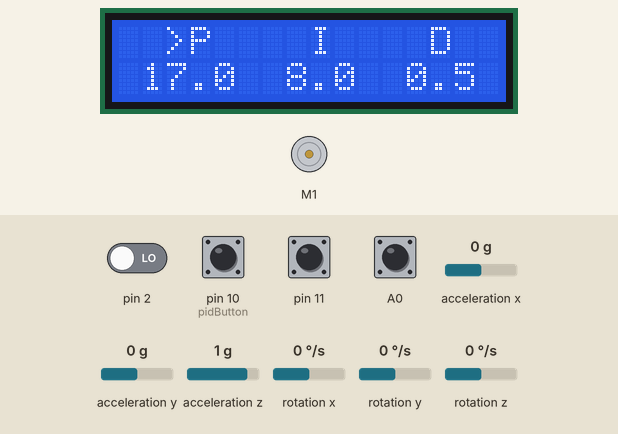
Recording of a program running on a simulated Arduino Uno, built for the host (arithmetic inside an expression is 32-bit, double 64-bit). Shown: 16×2 character LCD, DC motor (green arrow = forward, orange = backward, longer = faster). The inputs (shaded band) are chosen by the test bench; at power-on: A0, pin 10 (pidButton), pin 11 HIGH, pin 2 LOW, acceleration y 0 g, acceleration z 1 g, acceleration x 0 g, rotation x 0 °/s, rotation y 0 °/s, rotation z 0 °/s. The sensor or clock chip raises its interrupt line as the real part does; EEPROM starts erased.

Above: at 1.7 s.
1.8 s: pin 10 (pidButton) pulled LOW for 0.15 s
At 2.7 s:
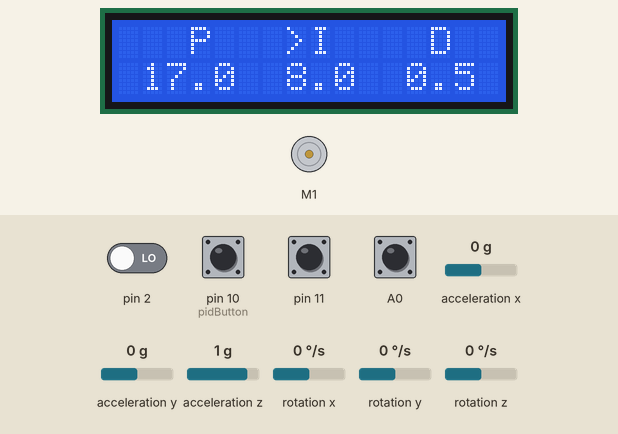
3.4 s: pin 10 (pidButton) pulled LOW for 1 s
At 5.0 s:
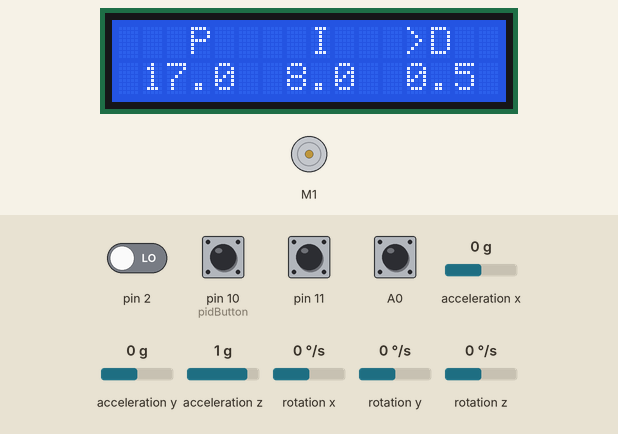
5.9 s: acceleration y set to -1.4 g
At 6.9 s:
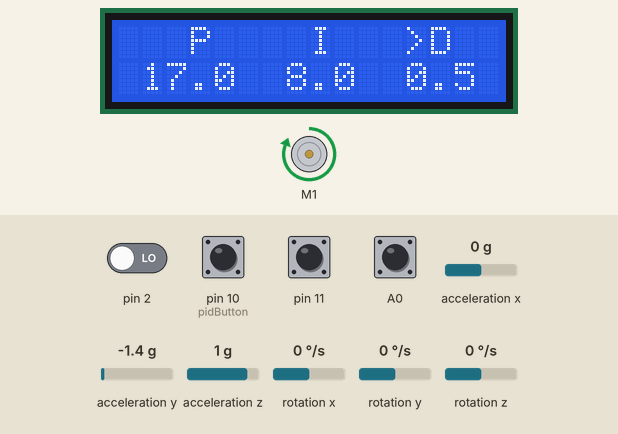
7.4 s: acceleration y set to 0.1 g
At 7.56 s:
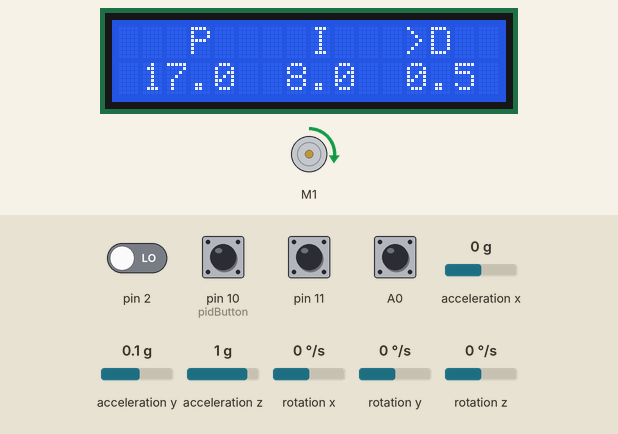
10.3 s: acceleration z set to 1.4 g
13.3 s: acceleration y set to -0.1 g
Timing chart, 0 to 18.8 s (numbered marks = the images above; inputs shaded):
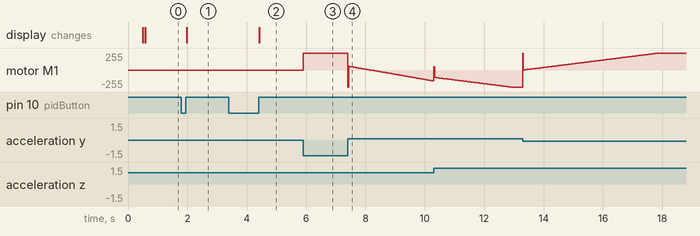

The program:

main.cpp
```cpp
// (licence header left out)
/////////////////////////////////////   FUNCTIONS   ////////////////////////////////////
```

tests.cpp
```cpp
#include <Arduino.h>
#include <LiquidCrystal.h>
#include <I2Cdev.h>
#include <MPU6050_6Axis_MotionApps20.h>
#include <PID_v1.h>
#include <SabertoothSimplified.h>
#include <Button.h>
#include <Rotary.h>
#include <EEPROMex.h>

LiquidCrystal lcd(5, 9, 8, 6, 7, 4);
int activeInput = 0;

Button pidButton(10, true, true, 20);

Rotary r(11, A0);
unsigned char result;
#define PID_DELTA 0.1

const int ADDR_KP = 0;
const int ADDR_KI = ADDR_KP + sizeof(double);
const int ADDR_KD = ADDR_KI + sizeof(double);
bool timeSet;

SabertoothSimplified ST;
MPU6050 mpu;
bool dmpReady = false;  // set true if DMP init was successful
uint8_t mpuIntStatus;   // holds actual interrupt status byte from MPU
uint8_t devStatus;      // return status after each device operation (0 = success, !0 = error)
uint16_t packetSize;    // expected DMP packet size (default is 42 bytes)
uint16_t fifoCount;     // count of all bytes currently in FIFO
uint8_t fifoBuffer[64]; // FIFO storage buffer

// orientation/motion vars
Quaternion q;           // [w, x, y, z]         quaternion container
VectorFloat gravity;    // [x, y, z]            gravity vector
float ypr[3];           // [yaw, pitch, roll]   yaw/pitch/roll container and gravity vector

volatile bool mpuInterrupt = false;     // indicates whether MPU interrupt pin has gone high
void dmpDataReady() {
    mpuInterrupt = true;
}
// Balance PID controller Definitions
#define BALANCE_KP 17
#define BALANCE_KI 8
#define BALANCE_KD 0.5

#define BALANCE_SETPOINT 0

boolean live = false;

double input,out,setpoint;
double bal_kp,bal_ki,bal_kd;
PID pid(&input,&out,&setpoint,BALANCE_KP,BALANCE_KI,BALANCE_KD,DIRECT);

void init_imu() {
    // join I2C bus (I2Cdev library doesn't do this automatically)
    Wire.begin();
    mpu.initialize();
    devStatus = mpu.dmpInitialize();
    // supply your own gyro offsets here, scaled for min sensitivity
    mpu.setXGyroOffset(17);
    mpu.setYGyroOffset(-62);
    mpu.setZGyroOffset(32);
    mpu.setXAccelOffset(1417);
    mpu.setYAccelOffset(-250);
    mpu.setZAccelOffset(1525);
    // make sure it worked (returns 0 if so)
    if (devStatus == 0) {
        // turn on the DMP, now that it's ready
        mpu.setDMPEnabled(true);
        // enable Arduino interrupt detection
        // Serial.println(F("Enabling interrupt detection (Arduino external interrupt 0)..."));
        attachInterrupt(0, dmpDataReady, RISING);
        mpuIntStatus = mpu.getIntStatus();
        dmpReady = true;
        // get expected DMP packet size for later comparison
        packetSize = mpu.dmpGetFIFOPacketSize();
    }
}

void set_pid_vals() {
    pid.SetTunings(bal_kp,bal_ki,bal_kd);
}

void write_EEPROM() {
    if (timeSet && EEPROM.isReady()) {
        EEPROM.updateDouble(ADDR_KP, bal_kp);
        EEPROM.updateDouble(ADDR_KI, bal_ki);
        EEPROM.updateDouble(ADDR_KD, bal_kd);
        timeSet = false;
    }
}

void init_pid() {
    pid.SetMode(AUTOMATIC);
    pid.SetOutputLimits(-127, 127);
    pid.SetSampleTime(10);

    setpoint = BALANCE_SETPOINT;

    bal_kp = EEPROM.readDouble(ADDR_KP);
    if (isnan(bal_kp)) bal_kp = BALANCE_KP;

    bal_ki = EEPROM.readDouble(ADDR_KI);
    if (isnan(bal_ki)) bal_ki = BALANCE_KI;

    bal_kd = EEPROM.readDouble(ADDR_KD);
    if (isnan(bal_kd)) bal_kd = BALANCE_KD;

    set_pid_vals();

}

void getvalues() {
    // if programming failed, don't try to do anything
    if (!dmpReady) return;

    // wait for MPU interrupt or extra packet(s) available
    while (!mpuInterrupt && fifoCount < packetSize) {
    }
    mpuInterrupt = false;
    mpuIntStatus = mpu.getIntStatus();

    // get current FIFO count
    fifoCount = mpu.getFIFOCount();

    // check for overflow (this should never happen unless our code is too inefficient)
    if ((mpuIntStatus & 0x10) || fifoCount == 1024) {
        // reset so we can continue cleanly
        mpu.resetFIFO();
    } else if (mpuIntStatus & 0x02) {
        // wait for correct available data length, should be a VERY short wait
        while (fifoCount < packetSize) fifoCount = mpu.getFIFOCount();

        // read a packet from FIFO
        mpu.getFIFOBytes(fifoBuffer, packetSize);

        // track FIFO count here in case there is > 1 packet available
        // (this lets us immediately read more without waiting for an interrupt)
        fifoCount -= packetSize;
        mpu.dmpGetQuaternion(&q, fifoBuffer);
        mpu.dmpGetGravity(&gravity, &q);
        mpu.dmpGetYawPitchRoll(ypr, &q, &gravity);

    }
    input = ypr[2] * 180/M_PI;
}

void motorspeed(int MotorAspeed) {
    ST.motor(1, MotorAspeed);
}

void new_pid() {
    pid.Compute();
    motorspeed(out);
}

void disp_pid() {

    lcd.setCursor(0, 0);
    lcd.print("   P    I    D");

    lcd.setCursor(0, 1);
    lcd.print(" ");
    lcd.print(bal_kp, 1);
    lcd.print("  ");

    lcd.print(bal_ki, 1);
    lcd.print("  ");

    lcd.print(bal_kd, 1);

    uint8_t cursorPos = 0;
    if (activeInput == 0) {
       cursorPos = 2;
    } else if (activeInput == 1) {
        cursorPos = 7;
    } else if (activeInput == 2) {
        cursorPos = 12;
    }

    lcd.setCursor(cursorPos, 0);
    lcd.print('>');
}

void handle_pid_input() {
    pidButton.read();
    result = r.process();

    if (pidButton.wasReleased()) {
        activeInput++;
        if (activeInput > 2) activeInput = 0;
        timeSet = true;

    } else if (result) {
        double *toChange;

        switch (activeInput) {
            case 0:
                toChange = &bal_kp;
                break;
            case 1:
                toChange = &bal_ki;
                break;
            case 2:
                toChange = &bal_kd;
                break;
            default: return;
        }

        *toChange += result == DIR_CW ? PID_DELTA : - PID_DELTA;
        if (*toChange < 0) *toChange = 0;
        set_pid_vals();

    } else {
        return;
    }

    disp_pid();
}

void setup() {

    init_imu();
    SabertoothTXPinSerial.begin(9600);
    init_pid();

    lcd.begin(16, 2);
    disp_pid();
}

void loop() {
    handle_pid_input();
    write_EEPROM();
    getvalues();

    if (live) {
        new_pid();
    }

    else {
        if (abs(input - BALANCE_SETPOINT) < 4) {
            live = true;
        }
    }
}
```

Measured:
- after the input at 1.8 s, the display: changes after 0.17 s (image 1)
- after the input at 3.4 s, the display: changes after 1.0 s (image 2)
- after the input at 5.9 s, motor M1: stopped → forward 255/255 at once
